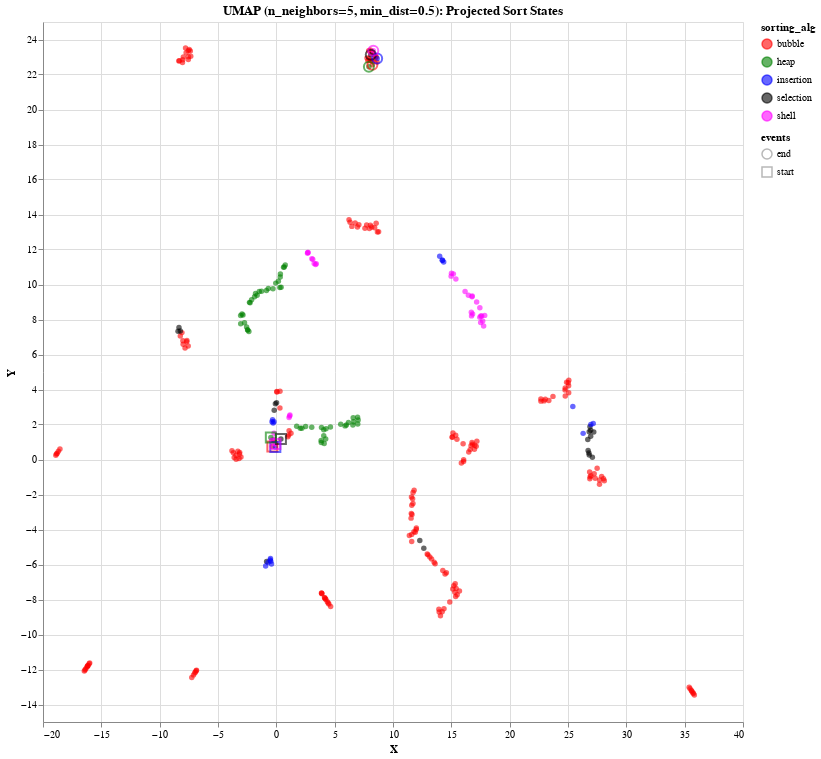

Here is the notebook cell this chart was saved with:
### Code cell
coords = UMAP(n_neighbors=5, min_dist=0.5).fit_transform(proj_data)
gen_plot(coords, dim_red_type='UMAP (n_neighbors=5, min_dist=0.5)')

### Figure 1 — Vega-Lite specification as saved in the notebook (floating-point values rounded to 4 significant figures; data arrays with more than 128 entries replaced by an {"elided": "..."} marker saying what was removed)
{"config": {"view": {"continuousWidth": 400, "continuousHeight": 300}}, "layer": [{"mark": {"type": "point", "filled": true, "opacity": 0.6}, "encoding": {"color": {"field": "sorting_alg", "scale": {"range": ["red", "green", "blue", "black", "magenta", "orange"]}, "type": "nominal"}, "x": {"field": "X", "type": "quantitative"}, "y": {"field": "Y", "type": "quantitative"}}, "selection": {"selector006": {"type": "interval", "bind": "scales", "encodings": ["x", "y"]}}}, {"mark": {"type": "point", "opacity": 0.6, "size": 100}, "encoding": {"color": {"field": "sorting_alg", "scale": {"range": ["red", "green", "blue", "black", "magenta", "orange"]}, "type": "nominal"}, "shape": {"field": "events", "type": "nominal"}, "x": {"field": "X", "type": "quantitative"}, "y": {"field": "Y", "type": "quantitative"}}, "transform": [{"filter": "((datum.events === 'start') || (datum.events === 'end'))"}]}], "data": {"name": "data-6d0d36a4f2bda1ce47fed3a86d2abdb7"}, "height": 700, "title": "UMAP (n_neighbors=5, min_dist=0.5): Projected Sort States", "width": 700, "$schema": "https://vega.github.io/schema/vega-lite/v4.17.0.json", "datasets": {"data-6d0d36a4f2bda1ce47fed3a86d2abdb7": {"elided": "325 records"}}}
